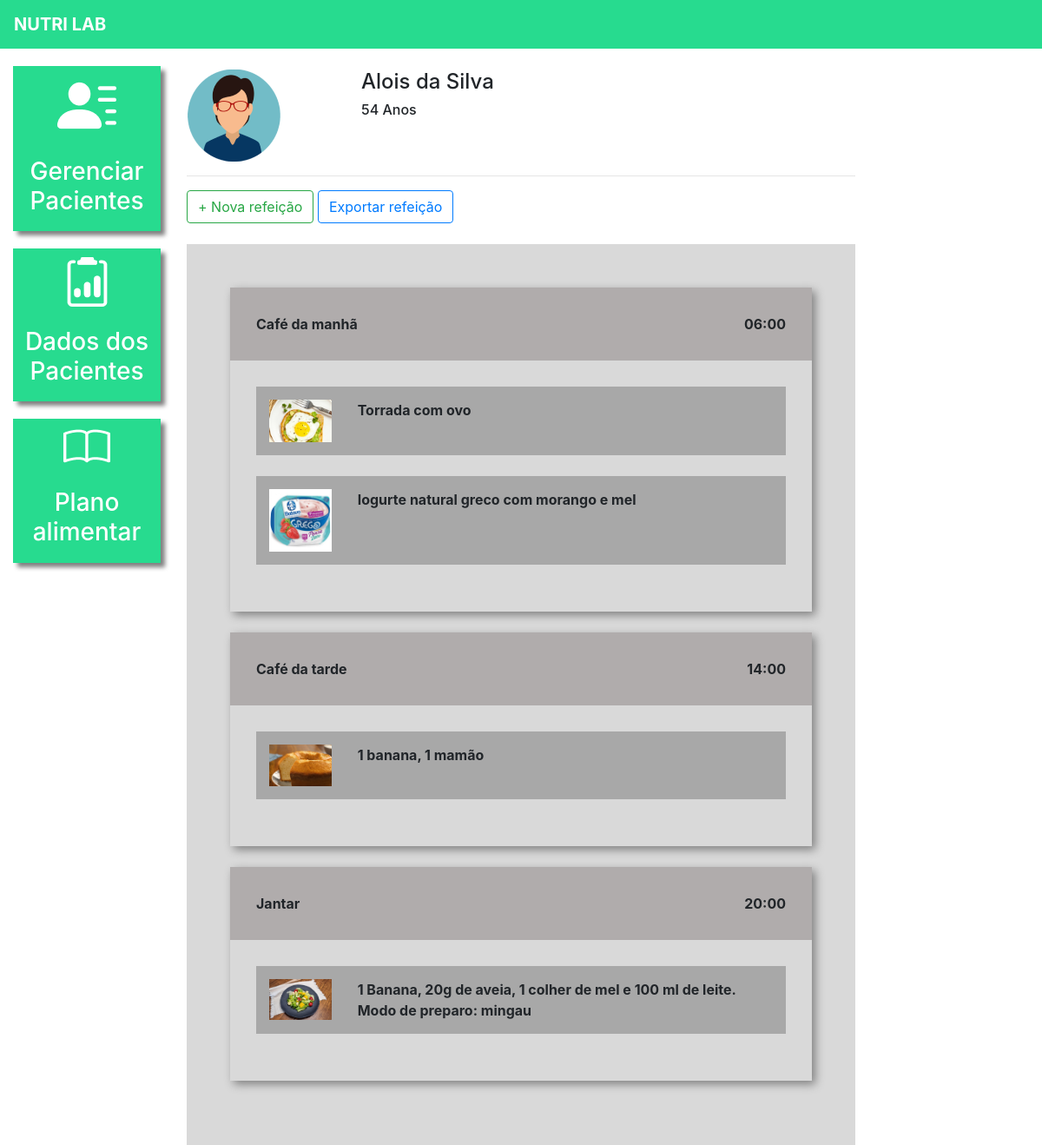
The app's page /plano_alimentar/1/ (signed in) with its own data.
### plataforma/models.py (models this page shows, shortened)
class Pacientes(models.Model):
    choices_sexo = (('F', 'Feminino'),
                    ('M', 'Masculino'))
    nome = models.CharField(max_length=50)
    sexo = models.CharField(max_length=1, choices=choices_sexo)
    idade = models.IntegerField()
    email = models.EmailField()
    telefone = models.CharField(max_length=19)
    nutri = models.ForeignKey(User, on_delete=models.CASCADE)

class Refeicao(models.Model):
    paciente = models.ForeignKey(Pacientes, on_delete=models.CASCADE)
    titulo = models.CharField(max_length=50)
    horario = models.TimeField()
    carboidratos = models.IntegerField()
    proteinas = models.IntegerField()
    gorduras = models.IntegerField()

class Opcao(models.Model):
    refeicao = models.ForeignKey(Refeicao, on_delete=models.CASCADE)
    imagem = models.ImageField(upload_to="opcao")
    descricao = models.TextField()

### plataforma/views.py (the view)
# urls.py: path('plano_alimentar/<str:id>/', views.plano_alimentar, name='plano_alimentar'),
def plano_alimentar(request, id):
    paciente = get_object_or_404(Pacientes, id=id)
    if not paciente.nutri == request.user:
        messages.add_message(request, constants.ERROR, 'Esse paciente não é seu!')
        return redirect('/plano_alimentar_listar/')
    if request.method == "GET":
        r1 = Refeicao.objects.filter(paciente = paciente).order_by('horario')
        opcao = Opcao.objects.all()
        return render(request, 'plano_alimentar.html', {'paciente': paciente, 'refeicao': r1, 'opcao': opcao})

### plataforma/templates/plano_alimentar.html (shortened to what this page needs)
{% extends 'base_plataforma.html' %}
{% load static %}
{% block 'plataforma' %}
    <br>
    <div class="row">
        <div class="col-md-3">
                {% if paciente.sexo == "M"%}
                    <img src="{% static 'plataforma/img/perfil2.png' %}">
                {% else %}
                    <img src="{% static 'plataforma/img/perfil1.png' %}">
                {% endif %}
        </div>
        <div class="col-md-3 dados descricao">
            <h4>{{paciente.nome}}</h4>
            <h6>{{paciente.idade}} Anos</h6>
        </div>
    </div>
    <hr>
    <button type="button" class="btn btn-outline-success" data-toggle="modal" data-target="#modal">
        + Nova refeição
    </button>
    <button type="button" class="btn btn-outline-primary">
        Exportar refeição
    </button>
    <br>
    <br>
    <div class="fundo-alimentar">
        {% for re in refeicao %}
            <div class="refeicao">
                <div class="head-refeicao">
                    <span>{{re.titulo}}</span>
                    <span style="float: right;">{{re.horario}}</span>
                </div>
                <div class="body-refeicao">
                    {% for o1 in opcao %}
                        {% if o1.refeicao == re %}
                            <div class="opcao">
                                <div class="row">
                                    <div class="col-md-2">
                                        <img width="100%" src="{{ o1.imagem.url }}">
                                    </div>
                                    <div class="col-md-10">
                                        {{ o1.descricao }}
                                    </div>
                                </div>
                            </div>
                            <br>
                        {% endif %}
                    {% endfor %}
                </div>
            </div>
            <br>
        {% endfor %}
    </div>
{% endblock%}

### templates/base_plataforma.html
{% extends 'base.html' %}
{% load static  %}
{% block 'head' %}
    <link rel="stylesheet" href="{% static 'plataforma/css/css.css' %}">
    <link rel="stylesheet" href="{% static 'plataforma/css/plano_alimentar.css' %}">
{% endblock %}
{% block 'body' %}
    <div class="container-fluid">
        <div class="row">
            <div class="col-md-2">
                <a href="{% url 'pacientes' %}" class="link-lateral">
                    <div class="card-lateral">
                        <img src="{% static 'plataforma/img/paciente.png' %}">
                        <br>
                        <br>
                        <h3>Gerenciar Pacientes</h3>
                    </div>
                </a>
                <a href="{% url 'dados_paciente_listar' %}" class="link-lateral">
                    <div class="card-lateral">
                        <img src="{% static 'plataforma/img/dados_paciente.png' %}">
                        <br>
                        <br>
                        <h3>Dados dos Pacientes</h3>
                    </div>
                </a>
                <a href="{% url 'plano_alimentar_listar' %}" class="link-lateral">
                    <div class="card-lateral">
                        <img src="{% static 'plataforma/img/plano_alimentar.png' %}">
                        <br>
                        <br>
                        <h3>Plano alimentar</h3>
                    </div>
                </a>
            </div>
            <div class="col-md-8">
                {% block 'plataforma' %}
                {% endblock %}
            </div>
        </div>
    </div>
{% endblock%}

### templates/base.html (shortened to what this page needs)
{% load static %}
<!doctype html>
<html lang="pt-BR">
  <head>
    {% block 'head' %}{% endblock  %}
    <link rel="stylesheet" href="https://cdn.jsdelivr.net/npm/bootstrap@4.6.1/dist/css/bootstrap.min.css">
  </head>
  <body>
    {% if user.is_authenticated %}
        <nav style="background-color: #27DB8F;" class="navbar navbar-expand-lg navbar-dark">
          <a style="font-weight: bold" class="navbar-brand" href="#">NUTRI LAB</a>
        </nav>
    {% endif %}
    {% block 'body' %}{% endblock  %}
  </body>
</html>

### templates/static/plataforma/css/css.css (style rules this page uses)
.card-lateral { background-color: #27DB8F; margin-top: 20px; padding: 10px; color: white; font-weight: bold; text-decoration: none; text-align: center; box-shadow: 5px 5px 5px gray; }
.dados { font-weight: bold; }
.descricao { margin-left: -12%; }
@media (max-width: 1300px) { .descricao { margin-left: 1px; } }

### templates/static/plataforma/css/plano_alimentar.css (style rules this page uses)
.fundo-alimentar { background-color: #D9D9D9; padding: 50px; }
.refeicao { box-shadow: 4px 4px 10px gray; }
.head-refeicao { background-color: #B0ACAC; padding: 30px; font-weight: bold; }
.body-refeicao { padding: 30px; font-weight: bold; }
.opcao { background-color: #A8A8A8; padding: 15px; }

### records on screen
Pacientes: nome "Alois da Silva", idade "54"
Refeicao: titulo "Café da manhã", horario "06:00"
Opcao: imagem (picture), descricao "Torrada com ovo"
Opcao: imagem (picture), descricao "Iogurte natural greco com morango e mel"
Refeicao: titulo "Café da tarde", horario "14:00"
Opcao: imagem (picture), descricao "1 banana, 1 mamão"
Refeicao: titulo "Jantar", horario "20:00"
Opcao: imagem (picture), descricao "1 Banana, 20g de aveia, 1 colher de mel e 100 ml de leite. Modo de preparo: mingau"
